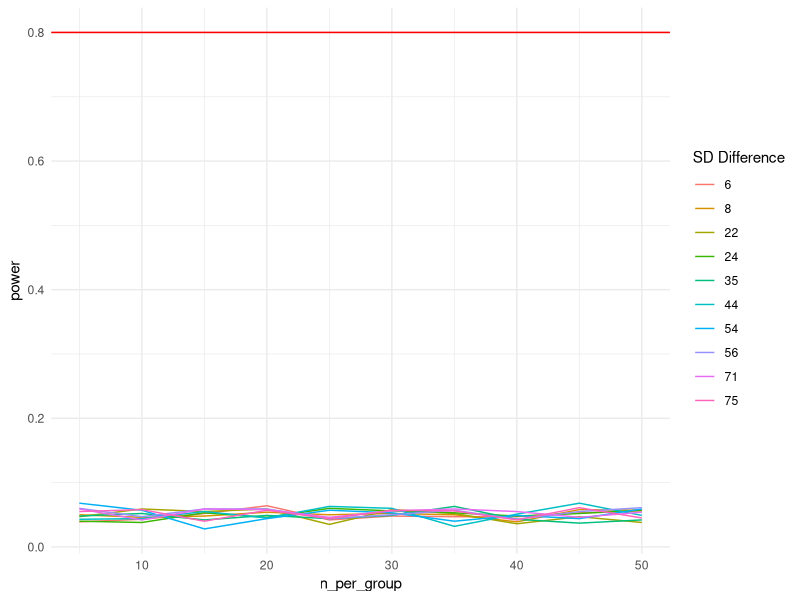
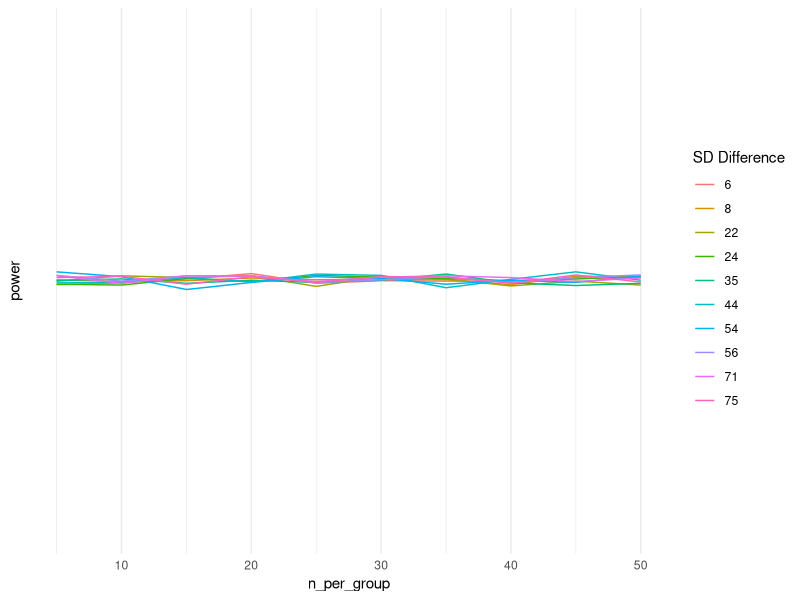
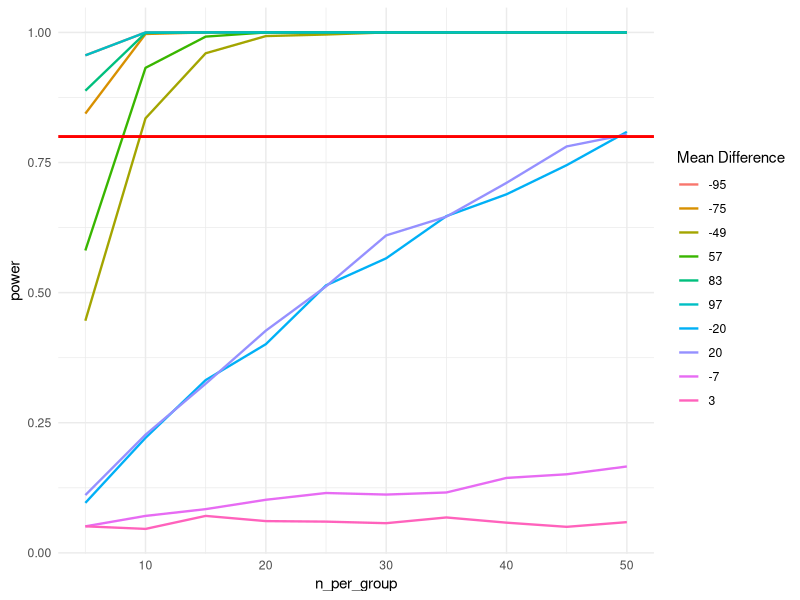
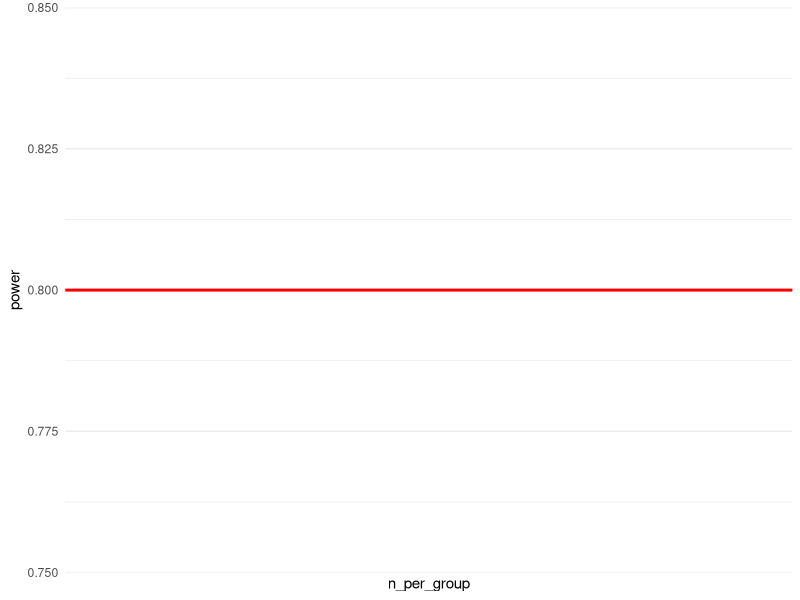

These figures' R source, in order:
## ---- chunk 1
#| message: false
#| warning: false

library(tidyverse)
library(ggplot2)
library(tibble)
library(patchwork)
## ---- chunk 2
power_stat_test <- function(mean1, mean_diff, sd1, sd_diff, type_1_error_level, numsims,iter){
  #list of power values after all iterations 
  power_vals <- vector("double",iter)
  #list of sample size value
  sample_size <- vector("numeric",iter)
  #calculate the mean of the second group
  mean2 <- mean1 + mean_diff
  #calculate the standard deviation of the second group
  sd2 <- sd1 + sd_diff
  for (k in 1:iter)  {
    significant <- vector("logical", numsims)
    n1 <- 5 * k
    n2 <- n1
    for (i in 1:numsims) {
      samp1 <- rnorm(n1, mean1, sd1)
      samp2 <- rnorm(n2, mean2, sd2)
      p_value <- t.test(x = samp1, y = samp2)$p.value
      significant[i] <- (p_value < type_1_error_level)
    }
    power_vals[k] <- mean(significant)
    sample_size[k] <- n1
  }
  return(list(sample_size,power_vals))
}
## ---- chunk 3
numsims <- 1000
## ---- chunk 4
mean1 <- 225
iter <- 10
type_1_error_level <- 0.05
sd_diff <- sample(5:75,iter)
## ---- chunk 5
sd1 <- 35
## ---- chunk 6
combined_data <- tibble(n_per_group = numeric(), power = numeric(), sd_diff_val = numeric())

for (val in sd_diff) {
  result <- power_stat_test(mean1, 0, sd1, val, type_1_error_level, numsims, iter)
  temp_data <- tibble(n_per_group = result[[1]], power = result[[2]], sd_diff_val = rep(val, length(result[[1]])))
  combined_data <- rbind(combined_data, temp_data)
}

ggplot(combined_data, aes(x = n_per_group, y = power, color = as.factor(sd_diff_val))) +
  geom_line() +
  geom_hline(yintercept = 0.8, color = "red") +
  labs(color = "SD Difference")+
  theme_minimal()

ggplot(combined_data, aes(x = n_per_group, y = power, color = as.factor(sd_diff_val))) +
  geom_line() +
  labs(color = "SD Difference")+
  scale_y_discrete(limits=max())+
  theme_minimal()
## ---- chunk 7
mean1 <- 225
iter <- 10
type_1_error_level <- 0.05
true_diff <- sample(-100:100,iter)
sd1 <- 35
numsims <- 1000
## ---- chunk 8
combined_data_mean <- tibble(n_per_group = numeric(), power = numeric(), true_diff_val = numeric())

for (val in true_diff) {
  result <- power_stat_test(mean1, val, sd1, 0,type_1_error_level, numsims, iter)
  temp_data <- tibble(n_per_group = result[[1]], power = result[[2]], true_diff_val = rep(val, length(result[[1]])))
  combined_data_mean <- rbind(combined_data_mean, temp_data)
}
## ---- chunk 9
ggplot(combined_data_mean, aes(x = n_per_group, y = power, color = fct_reorder2(as.factor(true_diff_val),n_per_group,power))) +
  geom_line(linewidth=0.8) +
  geom_hline(yintercept = 0.8, color = "red", linewidth=1) +
  labs(color = "Mean Difference")+
  theme_minimal()

## ---- chunk 10
mean1 <- 225
iter <- 10
sd1 <- 35
type_1_error_level <-  sample(0.01,0.9,iter)
## ---- chunk 11
combined_data_error <- tibble(n_per_group = numeric(), power = numeric(), error_val = numeric())

for (val in type_1_error_level) {
  result <- power_stat_test(mean1, 0, sd1, 0, val, numsims, iter)
  temp_data <- tibble(n_per_group = result[[1]], power = result[[2]], error_level = rep(val, length(result[[1]])))
  combined_data_error <- rbind(combined_data_error, temp_data)
}
combined_data_error
## ---- chunk 12
ggplot(combined_data_error, aes(x = n_per_group, y = power, color = as.factor(error_val))) +
  geom_line(linewidth=0.8) +
  geom_hline(yintercept = 0.8, color = "red", linewidth=1) +
  labs(color = "Type I Error")+
  theme_minimal()

